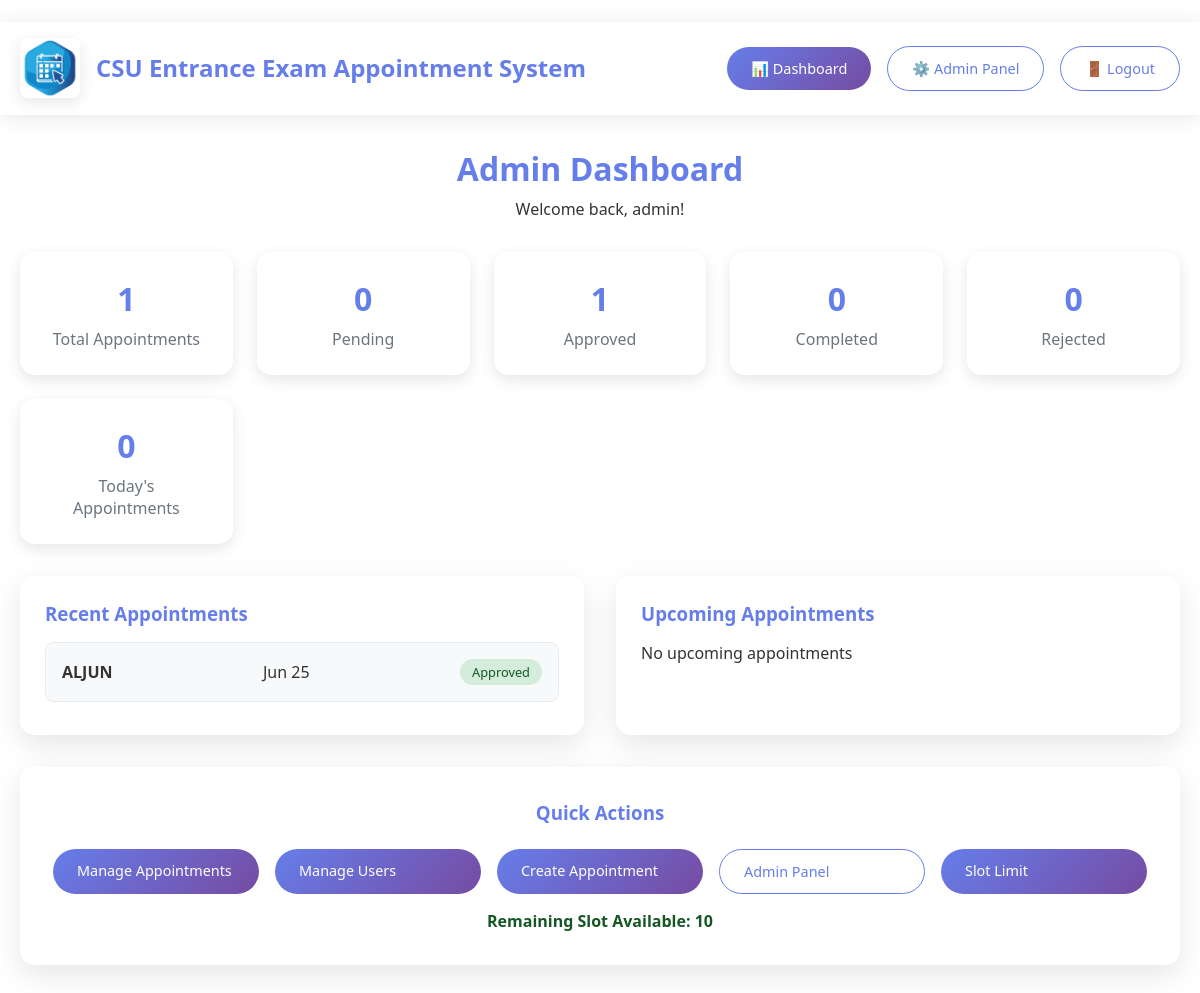
The page /dashboard/ (signed in) on the database its author committed.
### appointments/models.py (models this page shows, shortened)
class Appointment(models.Model):
    STATUS_CHOICES = [
        ('pending', 'Pending'),
        ('approved', 'Approved'),
        ('rejected', 'Rejected'),
        ('completed', 'Completed'),
    ]
    student = models.CharField(max_length=100)
    contact_number = models.CharField(max_length=20, blank=True, null=True)
    counselor = models.ForeignKey(User, related_name='counselor_appointments', on_delete=models.CASCADE, null=True, blank=True)
    date = models.DateField()
    time = models.TimeField()
    reason = models.TextField(blank=True, null=True)
    status = models.CharField(max_length=10, choices=STATUS_CHOICES, default='pending')
    created_at = models.DateTimeField(auto_now_add=True)
    updated_at = models.DateTimeField(auto_now=True)

### appointments/views.py (the view)
# urls.py: path('dashboard/', admin_dashboard, name='admin_dashboard'),
@login_required
def admin_dashboard(request):
    if not request.user.is_superuser:
        return redirect('/')
    today = datetime.now().date()
    current_month = today.month
    current_year = today.year
    total_appointments = Appointment.objects.count()
    pending_appointments = Appointment.objects.filter(status='pending').count()
    approved_appointments = Appointment.objects.filter(status='approved').count()
    completed_appointments = Appointment.objects.filter(status='completed').count()
    rejected_appointments = Appointment.objects.filter(status='rejected').count()
    today_appointments = Appointment.objects.filter(date=today).count()
    month_appointments = Appointment.objects.filter(
        date__year=current_year,
        date__month=current_month
    ).count()
    week_ago = today - timedelta(days=7)
    recent_appointments = Appointment.objects.filter(
        date__gte=week_ago
    ).order_by('-created_at')[:5]
    num_recent_appointments = recent_appointments.count()
    week_ahead = today + timedelta(days=7)
    upcoming_appointments = Appointment.objects.filter(
        date__gte=today,
        date__lte=week_ahead
    ).order_by('date', 'time')[:5]
    status_distribution = Appointment.objects.values('status').annotate(
        count=Count('status')
    ).order_by('status')
    top_counselors = User.objects.filter(
        counselor_appointments__isnull=False
    ).annotate(
        appointment_count=Count('counselor_appointments')
    ).order_by('-appointment_count')[:5]
    top_students = Appointment.objects.values('student').annotate(
        appointment_count=Count('id')
    ).order_by('-appointment_count')[:5]
    overall_slot_limit = get_overall_slot_limit()
    slot_end_date = getattr(settings, 'SLOT_LIMIT_END_DATE', '')
    if slot_end_date:
        appointments_in_range = Appointment.objects.filter(date__gte=today, date__lte=slot_end_date)
    else:
        appointments_in_range = Appointment.objects.filter(date__gte=today)
    num_appointments = appointments_in_range.count()
    remaining_slots = max(overall_slot_limit - num_appointments, 0)
    context = {
        'total_appointments': total_appointments,
        'pending_appointments': pending_appointments,
        'approved_appointments': approved_appointments,
        'completed_appointments': completed_appointments,
        'rejected_appointments': rejected_appointments,
        'today_appointments': today_appointments,
        'month_appointments': month_appointments,
        'recent_appointments': recent_appointments,
        'upcoming_appointments': upcoming_appointments,
        'status_distribution': status_distribution,
        'top_counselors': top_counselors,
        'top_students': top_students,
        'today': today,
        'current_slot_limit': overall_slot_limit,
        'remaining_slots': remaining_slots,
        'num_recent_appointments': num_recent_appointments,
        'slot_start_date': '',
        'slot_end_date': slot_end_date,
        'overall_slot_limit': overall_slot_limit,
    }
    return render(request, 'appointments/admin_dashboard.html', context)

### appointments/views.py (called while the page is built)
def get_overall_slot_limit():
    return getattr(settings, 'OVERALL_SLOT_LIMIT', DEFAULT_OVERALL_SLOT_LIMIT)

### appointments/templates/appointments/admin_dashboard.html (shortened to what this page needs)
﻿{% extends 'base.html' %}
{% block content %}
<div class="dashboard-header">
    <h1>Admin Dashboard</h1>
    <p>Welcome back, {{ user.get_full_name|default:user.username }}!</p>
</div>
<div class="stats-grid">
    <div class="stat-card">
        <h3>{{ total_appointments }}</h3>
        <p>Total Appointments</p>
    </div>
    <div class="stat-card">
        <h3>{{ pending_appointments }}</h3>
        <p>Pending</p>
    </div>
    <div class="stat-card">
        <h3>{{ approved_appointments }}</h3>
        <p>Approved</p>
    </div>
    <div class="stat-card">
        <h3>{{ completed_appointments }}</h3>
        <p>Completed</p>
    </div>
    <div class="stat-card">
        <h3>{{ rejected_appointments }}</h3>
        <p>Rejected</p>
    </div>
    <div class="stat-card">
        <h3>{{ today_appointments }}</h3>
        <p>Today's Appointments</p>
    </div>
</div>
<div class="dashboard-grid">
    <div class="dashboard-card">
        <h3>Recent Appointments</h3>
        {% if recent_appointments %}
            {% for appointment in recent_appointments %}
                <div class="appointment-item">
                    <strong>{{ appointment.student }}</strong>
                    <span>{{ appointment.date|date:"M j" }}</span>
                    <span class="status-{{ appointment.status }}">{{ appointment.status|title }}</span>
                </div>
            {% endfor %}
        {% else %}
            <p>No recent appointments</p>
        {% endif %}
    </div>
    <div class="dashboard-card">
        <h3>Upcoming Appointments</h3>
        {% if upcoming_appointments %}
            {% for appointment in upcoming_appointments %}
                <div class="appointment-item">
                    <strong>{{ appointment.student }}</strong>
                    <span>{{ appointment.date|date:"M j" }} at {{ appointment.time|time:"g:i A" }}</span>
                    <span class="status-{{ appointment.status }}">{{ appointment.status|title }}</span>
                    {% if appointment.status == 'pending' %}
                        <form method="post" action="{% url 'approve_appointment' appointment.id %}" style="margin-left: 1rem;">
                            {% csrf_token %}
                            <button type="submit" class="btn btn-success btn-sm">Approve</button>
                        </form>
                    {% endif %}
                </div>
            {% endfor %}
        {% else %}
            <p>No upcoming appointments</p>
        {% endif %}
    </div>
</div>
<div class="quick-actions">
    <h3>Quick Actions</h3>
    <div class="action-buttons">
        <a href="/admin/appointments/appointment/" class="btn">Manage Appointments</a>
        <a href="/admin/auth/user/" class="btn">Manage Users</a>
        <a href="/create/" class="btn">Create Appointment</a>
        <a href="/admin/" class="btn btn-secondary">Admin Panel</a>
        <a href="{% url 'set_daily_slot_limit' %}" class="btn btn-warning">Slot Limit</a>
    </div>
    <div style="margin-top: 1rem; color: {% if remaining_slots == 0 %}#ff0000{% else %}#155724{% endif %}; font-weight: bold; text-align: center;">
        Remaining Slot Available: {{ remaining_slots|default:'0' }}
    </div>
</div>
{% endblock %}

### templates/base.html (style rules this page uses)
* { margin: 0; padding: 0; box-sizing: border-box; }
body { font-family: 'Segoe UI', Tahoma, Geneva, Verdana, sans-serif; background: white; min-height: 100vh; color: #333; }
.btn { display: inline-block; padding: 0.75rem 1.5rem; background: linear-gradient(135deg, #667eea, #764ba2); color: white; text-decoration: none; border-radius: 25px; font-weight: 500; transition: all 0.3s ease; border: none; cursor: pointer; font-size: 0.9rem; }
.btn-secondary { background: rgba(255, 255, 255, 0.2); color: #667eea; border: 1px solid #667eea; }
.appointment-item { background: #f8f9fa; border: 1px solid #e9ecef; border-radius: 10px; padding: 1.5rem; transition: transform 0.3s ease; }
.status-approved { background: #d4edda; color: #155724; }

### appointments/templates/appointments/admin_dashboard.html (style rules this page uses)
.dashboard-header { text-align: center; margin-bottom: 2rem; }
.dashboard-header h1 { color: #667eea; margin-bottom: 0.5rem; }
.stats-grid { display: grid; grid-template-columns: repeat(auto-fit, minmax(200px, 1fr)); gap: 1.5rem; margin-bottom: 2rem; }
.stat-card { background: rgba(255, 255, 255, 0.95); backdrop-filter: blur(10px); border-radius: 15px; padding: 1.5rem; text-align: center; box-shadow: 0 5px 15px rgba(0, 0, 0, 0.1); border: 1px solid rgba(255, 255, 255, 0.2); }
.stat-card h3 { font-size: 2rem; color: #667eea; margin: 0 0 0.5rem 0; }
.stat-card p { color: #6c757d; margin: 0; }
.dashboard-grid { display: grid; grid-template-columns: repeat(auto-fit, minmax(400px, 1fr)); gap: 2rem; margin-bottom: 2rem; }
.dashboard-card { background: rgba(255, 255, 255, 0.95); backdrop-filter: blur(10px); border-radius: 15px; padding: 1.5rem; box-shadow: 0 10px 30px rgba(0, 0, 0, 0.1); border: 1px solid rgba(255, 255, 255, 0.2); }
.dashboard-card h3 { color: #667eea; margin-bottom: 1rem; }
.appointment-item { padding: 1rem; border: 1px solid #e9ecef; border-radius: 8px; margin-bottom: 0.5rem; background: #f8f9fa; display: flex; justify-content: space-between; align-items: center; }
.status-approved { background: #d4edda; color: #155724; padding: 0.25rem 0.75rem; border-radius: 15px; font-size: 0.8rem; }
.quick-actions { background: rgba(255, 255, 255, 0.95); backdrop-filter: blur(10px); border-radius: 15px; padding: 2rem; box-shadow: 0 10px 30px rgba(0, 0, 0, 0.1); border: 1px solid rgba(255, 255, 255, 0.2); }
.quick-actions h3 { color: #667eea; margin-bottom: 1.5rem; text-align: center; }
.action-buttons { display: grid; grid-template-columns: repeat(auto-fit, minmax(200px, 1fr)); gap: 1rem; }

### rows shown on the page
Appointment: student "ALJUN", date "Jun 25", status "Approved"

### other values the page prints
{{ user.get_full_name|default:user.username }} "admin"
{{ total_appointments }} "1"
{{ pending_appointments }} "0"
{{ approved_appointments }} "1"
{{ completed_appointments }} "0"
{{ rejected_appointments }} "0"
{{ today_appointments }} "0"
{{ remaining_slots|default:'0' }} "10"
